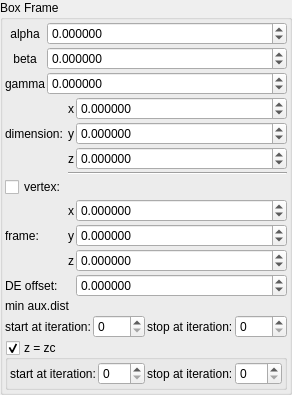
    <widget class="QGroupBox" name="groupBox_9">
     <property name="title">
      <string>Box Frame</string>
     </property>
     <layout class="QVBoxLayout" name="verticalLayout_13" stretch="0,0,0,0,0">
      <property name="spacing">
       <number>2</number>
      </property>
      <property name="leftMargin">
       <number>2</number>
      </property>
      <property name="topMargin">
       <number>2</number>
      </property>
      <property name="rightMargin">
       <number>2</number>
      </property>
      <property name="bottomMargin">
       <number>2</number>
      </property>
      <item>
       <layout class="QGridLayout" name="gridLayout_26" columnstretch="0,1">
        <property name="spacing">
         <number>2</number>
        </property>
        <item row="2" column="0">
         <widget class="QLabel" name="label_37">
          <property name="text">
           <string notr="true">gamma</string>
          </property>
          <property name="alignment">
           <set>Qt::AlignCenter</set>
          </property>
         </widget>
        </item>
        <item row="1" column="0">
         <widget class="QLabel" name="label_38">
          <property name="text">
           <string notr="true">beta</string>
          </property>
          <property name="alignment">
           <set>Qt::AlignCenter</set>
          </property>
         </widget>
        </item>
        <item row="0" column="0">
         <widget class="QLabel" name="label_39">
          <property name="text">
           <string notr="true">alpha</string>
          </property>
          <property name="alignment">
           <set>Qt::AlignCenter</set>
          </property>
         </widget>
        </item>
        <item row="0" column="1">
         <widget class="MyDoubleSpinBox" name="spinboxd3_transf_rotation2_x">
          <property name="sizePolicy">
           <sizepolicy hsizetype="Minimum" vsizetype="Maximum">
            <horstretch>0</horstretch>
            <verstretch>0</verstretch>
           </sizepolicy>
          </property>
          <property name="prefix">
           <string/>
          </property>
          <property name="suffix">
           <string/>
          </property>
          <property name="decimals">
           <number>6</number>
          </property>
          <property name="minimum">
           <double>-36000.000000000000000</double>
          </property>
          <property name="maximum">
           <double>36000.000000000000000</double>
          </property>
          <property name="singleStep">
           <double>1.000000000000000</double>
          </property>
         </widget>
        </item>
        <item row="1" column="1">
         <widget class="MyDoubleSpinBox" name="spinboxd3_transf_rotation2_y">
          <property name="sizePolicy">
           <sizepolicy hsizetype="Minimum" vsizetype="Maximum">
            <horstretch>0</horstretch>
            <verstretch>0</verstretch>
           </sizepolicy>
          </property>
          <property name="prefix">
           <string/>
          </property>
          <property name="suffix">
           <string/>
          </property>
          <property name="decimals">
           <number>6</number>
          </property>
          <property name="minimum">
           <double>-36000.000000000000000</double>
          </property>
          <property name="maximum">
           <double>36000.000000000000000</double>
          </property>
          <property name="singleStep">
           <double>1.000000000000000</double>
          </property>
         </widget>
        </item>
        <item row="2" column="1">
         <widget class="MyDoubleSpinBox" name="spinboxd3_transf_rotation2_z">
          <property name="sizePolicy">
           <sizepolicy hsizetype="Minimum" vsizetype="Maximum">
            <horstretch>0</horstretch>
            <verstretch>0</verstretch>
           </sizepolicy>
          </property>
          <property name="prefix">
           <string/>
          </property>
          <property name="suffix">
           <string/>
          </property>
          <property name="decimals">
           <number>6</number>
          </property>
          <property name="minimum">
           <double>-36000.000000000000000</double>
          </property>
          <property name="maximum">
           <double>36000.000000000000000</double>
          </property>
          <property name="singleStep">
           <double>1.000000000000000</double>
          </property>
         </widget>
        </item>
       </layout>
      </item>
      <item>
       <layout class="QGridLayout" name="gridLayout_14" columnstretch="0,0,1">
        <property name="spacing">
         <number>2</number>
        </property>
        <item row="1" column="2">
         <widget class="MyDoubleSpinBox" name="spinbox3_transf_offsetC_111_y">
          <property name="sizePolicy">
           <sizepolicy hsizetype="Minimum" vsizetype="Maximum">
            <horstretch>0</horstretch>
            <verstretch>0</verstretch>
           </sizepolicy>
          </property>
          <property name="prefix">
           <string/>
          </property>
          <property name="suffix">
           <string/>
          </property>
          <property name="decimals">
           <number>6</number>
          </property>
          <property name="minimum">
           <double>-99.989999999999995</double>
          </property>
          <property name="maximum">
           <double>99.989999999999995</double>
          </property>
          <property name="singleStep">
           <double>0.100000000000000</double>
          </property>
         </widget>
        </item>
        <item row="0" column="2">
         <widget class="MyDoubleSpinBox" name="spinbox3_transf_offsetC_111_x">
          <property name="sizePolicy">
           <sizepolicy hsizetype="Minimum" vsizetype="Maximum">
            <horstretch>0</horstretch>
            <verstretch>0</verstretch>
           </sizepolicy>
          </property>
          <property name="prefix">
           <string/>
          </property>
          <property name="suffix">
           <string/>
          </property>
          <property name="decimals">
           <number>6</number>
          </property>
          <property name="minimum">
           <double>-99.989999999999995</double>
          </property>
          <property name="maximum">
           <double>99.989999999999995</double>
          </property>
          <property name="singleStep">
           <double>0.100000000000000</double>
          </property>
         </widget>
        </item>
        <item row="2" column="2">
         <widget class="MyDoubleSpinBox" name="spinbox3_transf_offsetC_111_z">
          <property name="sizePolicy">
           <sizepolicy hsizetype="Minimum" vsizetype="Maximum">
            <horstretch>0</horstretch>
            <verstretch>0</verstretch>
           </sizepolicy>
          </property>
          <property name="prefix">
           <string/>
          </property>
          <property name="suffix">
           <string/>
          </property>
          <property name="decimals">
           <number>6</number>
          </property>
          <property name="minimum">
           <double>-99.989999999999995</double>
          </property>
          <property name="maximum">
           <double>99.989999999999995</double>
          </property>
          <property name="singleStep">
           <double>0.100000000000000</double>
          </property>
         </widget>
        </item>
        <item row="3" column="1" colspan="2">
         <widget class="Line" name="line">
          <property name="orientation">
           <enum>Qt::Horizontal</enum>
          </property>
         </widget>
        </item>
        <item row="5" column="1">
         <widget class="QLabel" name="label_125">
          <property name="sizePolicy">
           <sizepolicy hsizetype="Preferred" vsizetype="Preferred">
            <horstretch>0</horstretch>
            <verstretch>0</verstretch>
           </sizepolicy>
          </property>
          <property name="text">
           <string notr="true">x</string>
          </property>
          <property name="alignment">
           <set>Qt::AlignRight|Qt::AlignTrailing|Qt::AlignVCenter</set>
          </property>
         </widget>
        </item>
        <item row="1" column="0">
         <widget class="QLabel" name="label_109">
          <property name="text">
           <string>dimension:</string>
          </property>
         </widget>
        </item>
        <item row="4" column="0">
         <widget class="MyCheckBox" name="checkBox_transf_function_enabledSw_false">
          <property name="enabled">
           <bool>true</bool>
          </property>
          <property name="font">
           <font>
            <weight>50</weight>
            <bold>false</bold>
           </font>
          </property>
          <property name="text">
           <string>vertex:</string>
          </property>
         </widget>
        </item>
        <item row="5" column="2">
         <widget class="MyDoubleSpinBox" name="spinbox_transf_offset_p01">
          <property name="sizePolicy">
           <sizepolicy hsizetype="Minimum" vsizetype="Maximum">
            <horstretch>0</horstretch>
            <verstretch>0</verstretch>
           </sizepolicy>
          </property>
          <property name="prefix">
           <string/>
          </property>
          <property name="suffix">
           <string/>
          </property>
          <property name="decimals">
           <number>6</number>
          </property>
          <property name="minimum">
           <double>-99.989999999999995</double>
          </property>
          <property name="maximum">
           <double>99.989999999999995</double>
          </property>
          <property name="singleStep">
           <double>0.010000000000000</double>
          </property>
         </widget>
        </item>
        <item row="6" column="1">
         <widget class="QLabel" name="label_128">
          <property name="sizePolicy">
           <sizepolicy hsizetype="Preferred" vsizetype="Preferred">
            <horstretch>0</horstretch>
            <verstretch>0</verstretch>
           </sizepolicy>
          </property>
          <property name="text">
           <string notr="true">y</string>
          </property>
          <property name="alignment">
           <set>Qt::AlignRight|Qt::AlignTrailing|Qt::AlignVCenter</set>
          </property>
         </widget>
        </item>
        <item row="2" column="1">
         <widget class="QLabel" name="label_130">
          <property name="sizePolicy">
           <sizepolicy hsizetype="Preferred" vsizetype="Preferred">
            <horstretch>0</horstretch>
            <verstretch>0</verstretch>
           </sizepolicy>
          </property>
          <property name="text">
           <string notr="true">z</string>
          </property>
          <property name="alignment">
           <set>Qt::AlignRight|Qt::AlignTrailing|Qt::AlignVCenter</set>
          </property>
         </widget>
        </item>
        <item row="7" column="2">
         <widget class="MyDoubleSpinBox" name="spinbox_transf_offsetB_p01">
          <property name="sizePolicy">
           <sizepolicy hsizetype="Minimum" vsizetype="Maximum">
            <horstretch>0</horstretch>
            <verstretch>0</verstretch>
           </sizepolicy>
          </property>
          <property name="prefix">
           <string/>
          </property>
          <property name="suffix">
           <string/>
          </property>
          <property name="decimals">
           <number>6</number>
          </property>
          <property name="minimum">
           <double>-99.989999999999995</double>
          </property>
          <property name="maximum">
           <double>99.989999999999995</double>
          </property>
          <property name="singleStep">
           <double>0.010000000000000</double>
          </property>
         </widget>
        </item>
        <item row="1" column="1">
         <widget class="QLabel" name="label_126">
          <property name="sizePolicy">
           <sizepolicy hsizetype="Preferred" vsizetype="Preferred">
            <horstretch>0</horstretch>
            <verstretch>0</verstretch>
           </sizepolicy>
          </property>
          <property name="text">
           <string notr="true">y</string>
          </property>
          <property name="alignment">
           <set>Qt::AlignRight|Qt::AlignTrailing|Qt::AlignVCenter</set>
          </property>
         </widget>
        </item>
        <item row="0" column="1">
         <widget class="QLabel" name="label_122">
          <property name="sizePolicy">
           <sizepolicy hsizetype="Preferred" vsizetype="Preferred">
            <horstretch>0</horstretch>
            <verstretch>0</verstretch>
           </sizepolicy>
          </property>
          <property name="text">
           <string notr="true">x</string>
          </property>
          <property name="alignment">
           <set>Qt::AlignRight|Qt::AlignTrailing|Qt::AlignVCenter</set>
          </property>
         </widget>
        </item>
        <item row="6" column="2">
         <widget class="MyDoubleSpinBox" name="spinbox_transf_offsetA_p01">
          <property name="sizePolicy">
           <sizepolicy hsizetype="Minimum" vsizetype="Maximum">
            <horstretch>0</horstretch>
            <verstretch>0</verstretch>
           </sizepolicy>
          </property>
          <property name="prefix">
           <string/>
          </property>
          <property name="suffix">
           <string/>
          </property>
          <property name="decimals">
           <number>6</number>
          </property>
          <property name="minimum">
           <double>-99.989999999999995</double>
          </property>
          <property name="maximum">
           <double>99.989999999999995</double>
          </property>
          <property name="singleStep">
           <double>0.010000000000000</double>
          </property>
         </widget>
        </item>
        <item row="7" column="1">
         <widget class="QLabel" name="label_129">
          <property name="sizePolicy">
           <sizepolicy hsizetype="Preferred" vsizetype="Preferred">
            <horstretch>0</horstretch>
            <verstretch>0</verstretch>
           </sizepolicy>
          </property>
          <property name="text">
           <string notr="true">z</string>
          </property>
          <property name="alignment">
           <set>Qt::AlignRight|Qt::AlignTrailing|Qt::AlignVCenter</set>
          </property>
         </widget>
        </item>
        <item row="8" column="2">
         <widget class="MyDoubleSpinBox" name="spinbox_analyticDE_offset_0">
          <property name="sizePolicy">
           <sizepolicy hsizetype="Minimum" vsizetype="Maximum">
            <horstretch>0</horstretch>
            <verstretch>0</verstretch>
           </sizepolicy>
          </property>
          <property name="prefix">
           <string/>
          </property>
          <property name="suffix">
           <string/>
          </property>
          <property name="decimals">
           <number>6</number>
          </property>
          <property name="minimum">
           <double>-99.989999999999995</double>
          </property>
          <property name="maximum">
           <double>99.989999999999995</double>
          </property>
          <property name="singleStep">
           <double>0.100000000000000</double>
          </property>
         </widget>
        </item>
        <item row="8" column="0">
         <widget class="QLabel" name="label_110">
          <property name="text">
           <string>DE offset:</string>
          </property>
         </widget>
        </item>
        <item row="6" column="0">
         <widget class="QLabel" name="label_111">
          <property name="text">
           <string>frame:</string>
          </property>
         </widget>
        </item>
       </layout>
      </item>
      <item>
       <widget class="QLabel" name="label_112">
        <property name="text">
         <string>min aux.dist</string>
        </property>
       </widget>
      </item>
      <item>
       <layout class="QGridLayout" name="gridLayout_21" columnstretch="0,0,0,0">
        <property name="spacing">
         <number>2</number>
        </property>
        <item row="0" column="1">
         <widget class="MySpinBox" name="spinboxInt_transf_start_iterations_G">
          <property name="sizePolicy">
           <sizepolicy hsizetype="Minimum" vsizetype="Maximum">
            <horstretch>0</horstretch>
            <verstretch>0</verstretch>
           </sizepolicy>
          </property>
          <property name="maximum">
           <number>999</number>
          </property>
         </widget>
        </item>
        <item row="0" column="2">
         <widget class="QLabel" name="label_276">
          <property name="text">
           <string>stop at iteration:</string>
          </property>
         </widget>
        </item>
        <item row="0" column="0">
         <widget class="QLabel" name="label_281">
          <property name="text">
           <string>start at iteration:</string>
          </property>
         </widget>
        </item>
        <item row="0" column="3">
         <widget class="MySpinBox" name="spinboxInt_transf_stop_iterations_G">
          <property name="sizePolicy">
           <sizepolicy hsizetype="Minimum" vsizetype="Maximum">
            <horstretch>0</horstretch>
            <verstretch>0</verstretch>
           </sizepolicy>
          </property>
          <property name="maximum">
           <number>999</number>
          </property>
         </widget>
        </item>
       </layout>
      </item>
      <item>
       <widget class="MyGroupBox" name="groupCheck_transf_function_enabledZc_false">
        <property name="toolTip">
         <string/>
        </property>
        <property name="title">
         <string>z = zc&amp;</string>
        </property>
        <property name="checkable">
         <bool>true</bool>
        </property>
        <layout class="QVBoxLayout" name="verticalLayout_58">
         <property name="spacing">
          <number>2</number>
         </property>
         <property name="leftMargin">
          <number>2</number>
         </property>
         <property name="topMargin">
          <number>2</number>
         </property>
         <property name="rightMargin">
          <number>2</number>
         </property>
         <property name="bottomMargin">
          <number>2</number>
         </property>
         <item>
          <layout class="QGridLayout" name="gridLayout_19" columnstretch="0,0,0,0">
           <property name="spacing">
            <number>2</number>
           </property>
           <item row="0" column="1">
            <widget class="MySpinBox" name="spinboxInt_transf_start_iterations_Zc">
             <property name="sizePolicy">
              <sizepolicy hsizetype="Minimum" vsizetype="Maximum">
               <horstretch>0</horstretch>
               <verstretch>0</verstretch>
              </sizepolicy>
             </property>
             <property name="maximum">
              <number>999</number>
             </property>
            </widget>
           </item>
           <item row="0" column="2">
            <widget class="QLabel" name="label_270">
             <property name="text">
              <string>stop at iteration:</string>
             </property>
            </widget>
           </item>
           <item row="0" column="0">
            <widget class="QLabel" name="label_269">
             <property name="text">
              <string>start at iteration:</string>
             </property>
            </widget>
           </item>
           <item row="0" column="3">
            <widget class="MySpinBox" name="spinboxInt_transf_stop_iterations_Zc">
             <property name="sizePolicy">
              <sizepolicy hsizetype="Minimum" vsizetype="Maximum">
               <horstretch>0</horstretch>
               <verstretch>0</verstretch>
              </sizepolicy>
             </property>
             <property name="maximum">
              <number>999</number>
             </property>
            </widget>
           </item>
          </layout>
         </item>
        </layout>
       </widget>
      </item>
     </layout>
    </widget>
